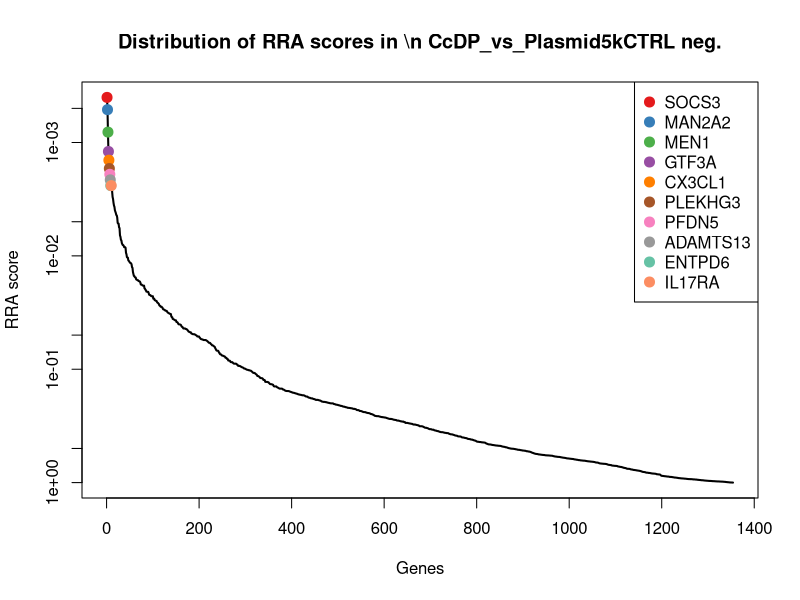
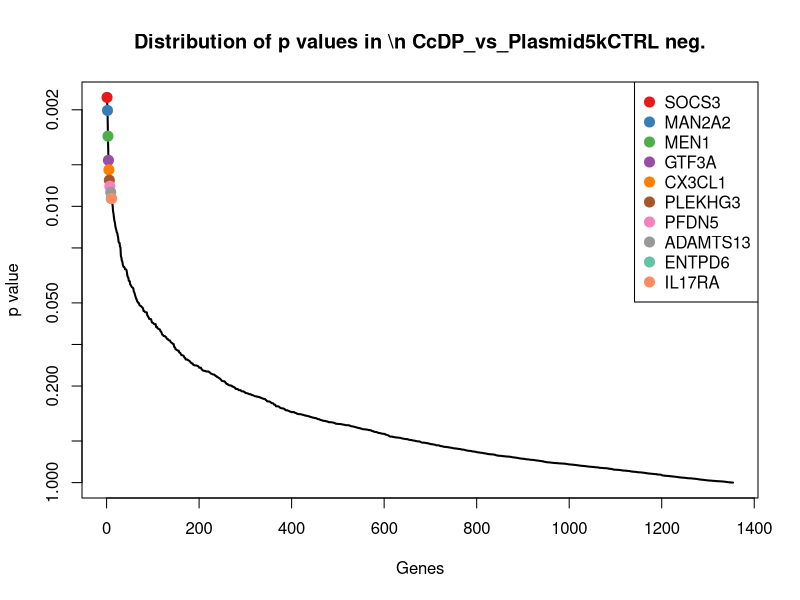
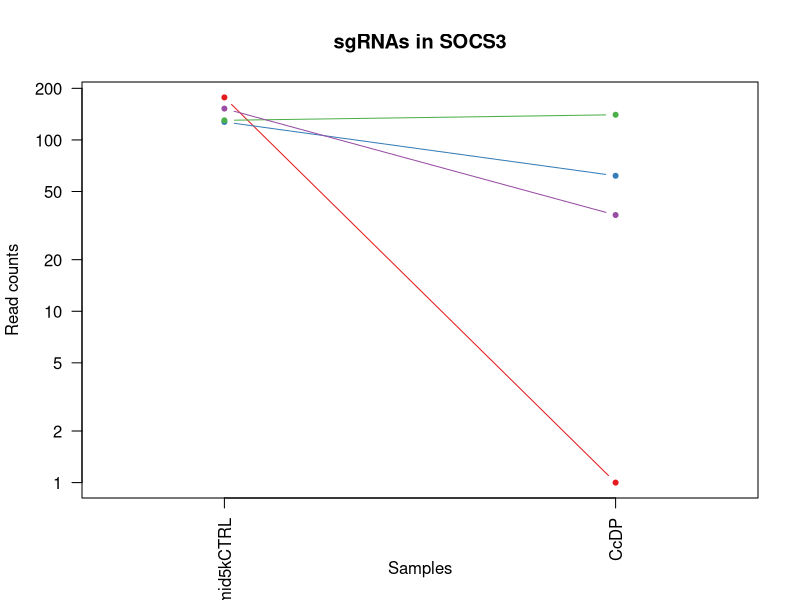
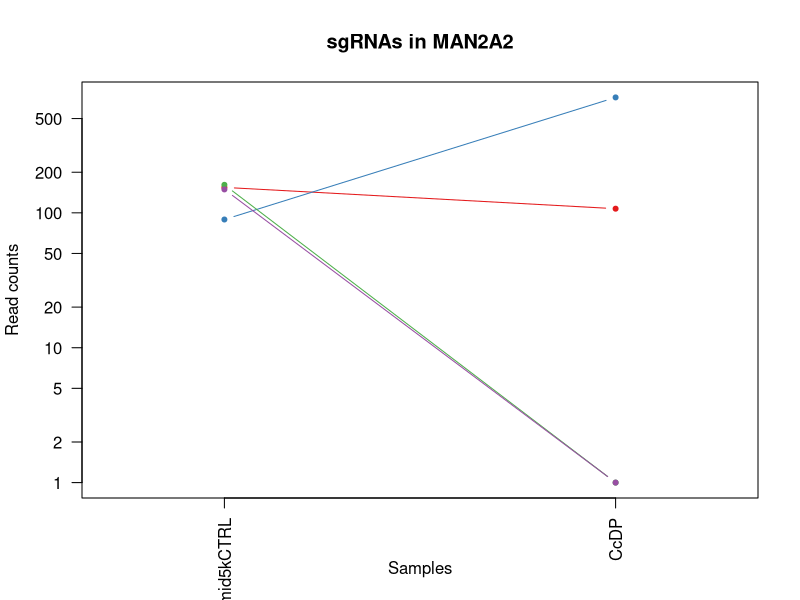
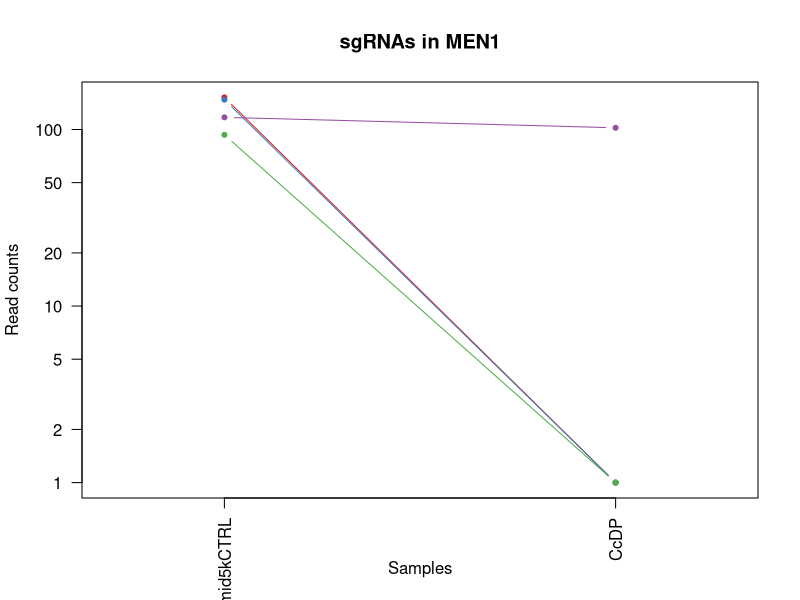
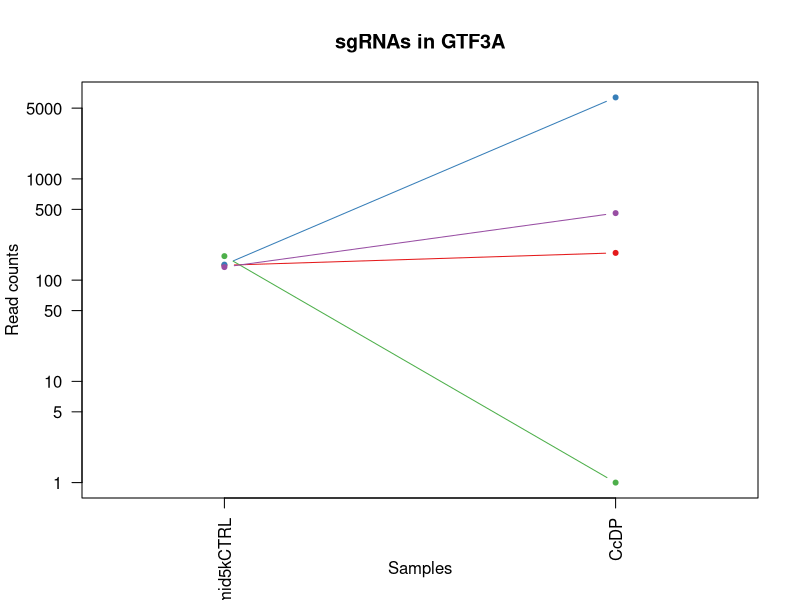
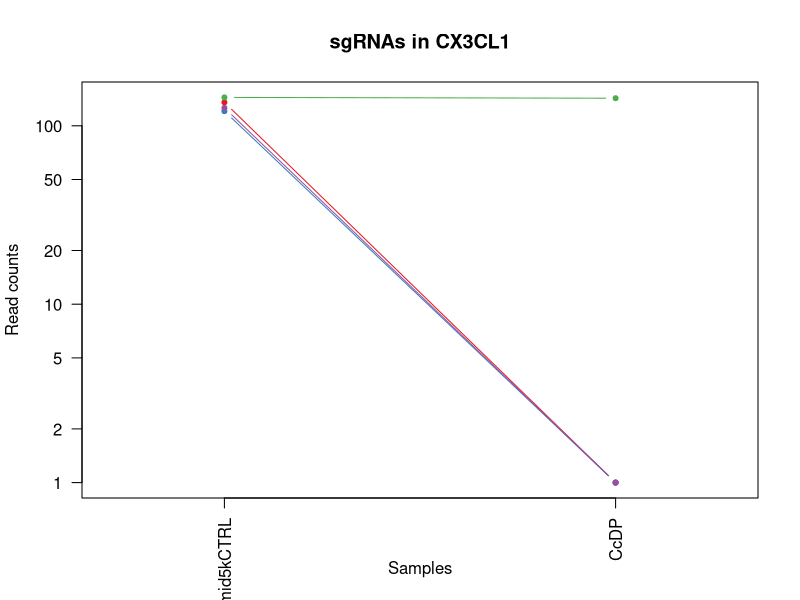
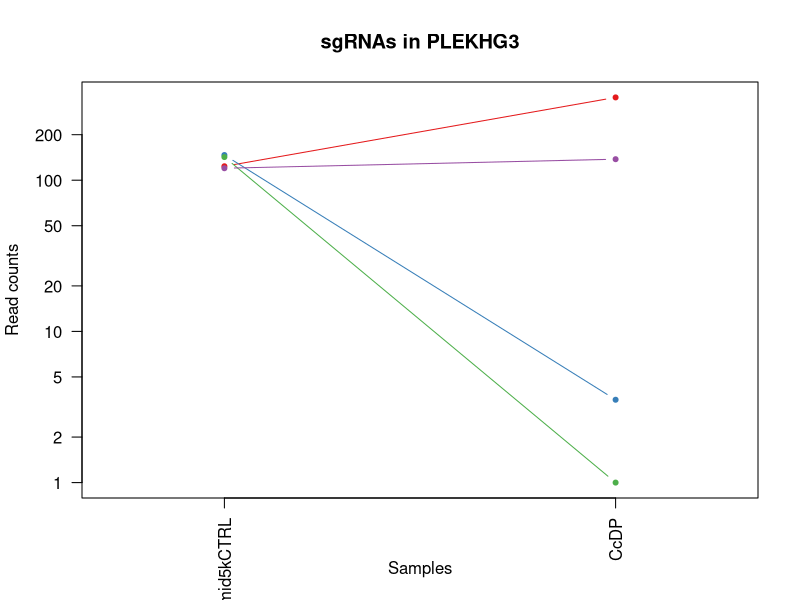

Source code (R) for these figures, in order: (Note: this script raises an error after producing the figures.)
pdf(file='Comparison_CcDP_to_5k_plasmid_output.pdf',width=4.5,height=4.5);
gstable=read.table('Comparison_CcDP_to_5k_plasmid_output.gene_summary.txt',header=T)
# 
#
# parameters
# Do not modify the variables beginning with "__"

# gstablename='__GENE_SUMMARY_FILE__'
startindex=3
# outputfile='__OUTPUT_FILE__'
targetgenelist=c("SOCS3","MAN2A2","MEN1","GTF3A","CX3CL1","PLEKHG3","PFDN5","ADAMTS13","ENTPD6","IL17RA")
# samplelabel=sub('.\\w+.\\w+$','',colnames(gstable)[startindex]);
samplelabel='CcDP_vs_Plasmid5kCTRL neg.'


# You need to write some codes in front of this code:
# gstable=read.table(gstablename,header=T)
# pdf(file=outputfile,width=6,height=6)


# set up color using RColorBrewer
#library(RColorBrewer)
#colors <- brewer.pal(length(targetgenelist), "Set1")

colors=c( "#E41A1C", "#377EB8", "#4DAF4A", "#984EA3", "#FF7F00",  "#A65628", "#F781BF",
          "#999999", "#66C2A5", "#FC8D62", "#8DA0CB", "#E78AC3", "#A6D854", "#FFD92F", "#E5C494", "#B3B3B3", 
          "#8DD3C7", "#FFFFB3", "#BEBADA", "#FB8072", "#80B1D3", "#FDB462", "#B3DE69", "#FCCDE5",
          "#D9D9D9", "#BC80BD", "#CCEBC5", "#FFED6F")

######
# function definition

plotrankedvalues<-function(val, tglist, ...){
  
  plot(val,log='y',ylim=c(max(val),min(val)),type='l',lwd=2, ...)
  if(length(tglist)>0){
    for(i in 1:length(tglist)){
      targetgene=tglist[i];
      tx=which(names(val)==targetgene);ty=val[targetgene];
      points(tx,ty,col=colors[(i %% length(colors)) ],cex=2,pch=20)
      # text(tx+50,ty,targetgene,col=colors[i])
    }
    legend('topright',tglist,pch=20,pt.cex = 2,cex=1,col=colors)
  }
}



plotrandvalues<-function(val,targetgenelist, ...){
  # choose the one with the best distance distribution
  
  mindiffvalue=0;
  randval=val;
  for(i in 1:20){
    randval0=sample(val)
    vindex=sort(which(names(randval0) %in% targetgenelist))
    if(max(vindex)>0.9*length(val)){
      # print('pass...')
      next;
    }
    mindiffind=min(diff(vindex));
    if (mindiffind > mindiffvalue){
      mindiffvalue=mindiffind;
      randval=randval0;
      # print(paste('Diff: ',mindiffvalue))
    }
  }
  plot(randval,log='y',ylim=c(max(randval),min(randval)),pch=20,col='grey', ...)
  
  if(length(targetgenelist)>0){
    for(i in 1:length(targetgenelist)){
      targetgene=targetgenelist[i];
      tx=which(names(randval)==targetgene);ty=randval[targetgene];
      points(tx,ty,col=colors[(i %% length(colors)) ],cex=2,pch=20)
      text(tx+50,ty,targetgene,col=colors[i])
    }
  }
  
}




# set.seed(1235)



pvec=gstable[,startindex]
names(pvec)=gstable[,'id']
pvec=sort(pvec);

plotrankedvalues(pvec,targetgenelist,xlab='Genes',ylab='RRA score',main=paste('Distribution of RRA scores in \\n',samplelabel))

# plotrandvalues(pvec,targetgenelist,xlab='Genes',ylab='RRA score',main=paste('Distribution of RRA scores in \\n',samplelabel))


pvec=gstable[,startindex+1]
names(pvec)=gstable[,'id']
pvec=sort(pvec);

plotrankedvalues(pvec,targetgenelist,xlab='Genes',ylab='p value',main=paste('Distribution of p values in \\n',samplelabel))

# plotrandvalues(pvec,targetgenelist,xlab='Genes',ylab='p value',main=paste('Distribution of p values in \\n',samplelabel))



# you need to write after this code:
# dev.off()






# parameters
# Do not modify the variables beginning with "__"
targetmat=list(c(176.06521168924982,0.0),c(126.2812552805654,60.757179847710916),c(129.11448857211656,139.23520381767085),c(151.37560729144698,35.44168824449804))
targetgene="SOCS3"
collabel=c("Plasmid5kCTRL","CcDP")

# set up color using RColorBrewer
#library(RColorBrewer)
#colors <- brewer.pal(length(targetgenelist), "Set1")

colors=c( "#E41A1C", "#377EB8", "#4DAF4A", "#984EA3", "#FF7F00",  "#A65628", "#F781BF",
          "#999999", "#66C2A5", "#FC8D62", "#8DA0CB", "#E78AC3", "#A6D854", "#FFD92F", "#E5C494", "#B3B3B3", 
          "#8DD3C7", "#FFFFB3", "#BEBADA", "#FB8072", "#80B1D3", "#FDB462", "#B3DE69", "#FCCDE5",
          "#D9D9D9", "#BC80BD", "#CCEBC5", "#FFED6F")


## code

targetmatvec=unlist(targetmat)+1
yrange=range(targetmatvec[targetmatvec>0]);
# yrange[1]=1; # set the minimum value to 1
for(i in 1:length(targetmat)){
  vali=targetmat[[i]]+1;
  if(i==1){
    plot(1:length(vali),vali,type='b',las=1,pch=20,main=paste('sgRNAs in',targetgene),ylab='Read counts',xlab='Samples',xlim=c(0.7,length(vali)+0.3),ylim = yrange,col=colors[(i %% length(colors))],xaxt='n',log='y')
    axis(1,at=1:length(vali),labels=(collabel),las=2)
    # lines(0:100,rep(1,101),col='black');
  }else{
    lines(1:length(vali),vali,type='b',pch=20,col=colors[(i %% length(colors))])
  }
}




# parameters
# Do not modify the variables beginning with "__"
targetmat=list(c(153.39934535684066,106.3250647334941),c(88.23497965116428,716.4284123709245),c(160.28005477917915,0.0),c(148.1376263868171,0.0))
targetgene="MAN2A2"
collabel=c("Plasmid5kCTRL","CcDP")

# set up color using RColorBrewer
#library(RColorBrewer)
#colors <- brewer.pal(length(targetgenelist), "Set1")

colors=c( "#E41A1C", "#377EB8", "#4DAF4A", "#984EA3", "#FF7F00",  "#A65628", "#F781BF",
          "#999999", "#66C2A5", "#FC8D62", "#8DA0CB", "#E78AC3", "#A6D854", "#FFD92F", "#E5C494", "#B3B3B3", 
          "#8DD3C7", "#FFFFB3", "#BEBADA", "#FB8072", "#80B1D3", "#FDB462", "#B3DE69", "#FCCDE5",
          "#D9D9D9", "#BC80BD", "#CCEBC5", "#FFED6F")


## code

targetmatvec=unlist(targetmat)+1
yrange=range(targetmatvec[targetmatvec>0]);
# yrange[1]=1; # set the minimum value to 1
for(i in 1:length(targetmat)){
  vali=targetmat[[i]]+1;
  if(i==1){
    plot(1:length(vali),vali,type='b',las=1,pch=20,main=paste('sgRNAs in',targetgene),ylab='Read counts',xlab='Samples',xlim=c(0.7,length(vali)+0.3),ylim = yrange,col=colors[(i %% length(colors))],xaxt='n',log='y')
    axis(1,at=1:length(vali),labels=(collabel),las=2)
    # lines(0:100,rep(1,101),col='black');
  }else{
    lines(1:length(vali),vali,type='b',pch=20,col=colors[(i %% length(colors))])
  }
}




# parameters
# Do not modify the variables beginning with "__"
targetmat=list(c(150.97085967836824,0.0),c(146.51863593450216,0.0),c(92.28245578195164,0.0),c(116.16256495359701,101.26196641285154))
targetgene="MEN1"
collabel=c("Plasmid5kCTRL","CcDP")

# set up color using RColorBrewer
#library(RColorBrewer)
#colors <- brewer.pal(length(targetgenelist), "Set1")

colors=c( "#E41A1C", "#377EB8", "#4DAF4A", "#984EA3", "#FF7F00",  "#A65628", "#F781BF",
          "#999999", "#66C2A5", "#FC8D62", "#8DA0CB", "#E78AC3", "#A6D854", "#FFD92F", "#E5C494", "#B3B3B3", 
          "#8DD3C7", "#FFFFB3", "#BEBADA", "#FB8072", "#80B1D3", "#FDB462", "#B3DE69", "#FCCDE5",
          "#D9D9D9", "#BC80BD", "#CCEBC5", "#FFED6F")


## code

targetmatvec=unlist(targetmat)+1
yrange=range(targetmatvec[targetmatvec>0]);
# yrange[1]=1; # set the minimum value to 1
for(i in 1:length(targetmat)){
  vali=targetmat[[i]]+1;
  if(i==1){
    plot(1:length(vali),vali,type='b',las=1,pch=20,main=paste('sgRNAs in',targetgene),ylab='Read counts',xlab='Samples',xlim=c(0.7,length(vali)+0.3),ylim = yrange,col=colors[(i %% length(colors))],xaxt='n',log='y')
    axis(1,at=1:length(vali),labels=(collabel),las=2)
    # lines(0:100,rep(1,101),col='black');
  }else{
    lines(1:length(vali),vali,type='b',pch=20,col=colors[(i %% length(colors))])
  }
}




# parameters
# Do not modify the variables beginning with "__"
targetmat=list(c(139.23317889908492,184.80308870345405),c(141.2569169644786,6382.035433169968),c(171.61298794538374,0.0),c(133.56671231598264,458.21039801815317))
targetgene="GTF3A"
collabel=c("Plasmid5kCTRL","CcDP")

# set up color using RColorBrewer
#library(RColorBrewer)
#colors <- brewer.pal(length(targetgenelist), "Set1")

colors=c( "#E41A1C", "#377EB8", "#4DAF4A", "#984EA3", "#FF7F00",  "#A65628", "#F781BF",
          "#999999", "#66C2A5", "#FC8D62", "#8DA0CB", "#E78AC3", "#A6D854", "#FFD92F", "#E5C494", "#B3B3B3", 
          "#8DD3C7", "#FFFFB3", "#BEBADA", "#FB8072", "#80B1D3", "#FDB462", "#B3DE69", "#FCCDE5",
          "#D9D9D9", "#BC80BD", "#CCEBC5", "#FFED6F")


## code

targetmatvec=unlist(targetmat)+1
yrange=range(targetmatvec[targetmatvec>0]);
# yrange[1]=1; # set the minimum value to 1
for(i in 1:length(targetmat)){
  vali=targetmat[[i]]+1;
  if(i==1){
    plot(1:length(vali),vali,type='b',las=1,pch=20,main=paste('sgRNAs in',targetgene),ylab='Read counts',xlab='Samples',xlim=c(0.7,length(vali)+0.3),ylim = yrange,col=colors[(i %% length(colors))],xaxt='n',log='y')
    axis(1,at=1:length(vali),labels=(collabel),las=2)
    # lines(0:100,rep(1,101),col='black');
  }else{
    lines(1:length(vali),vali,type='b',pch=20,col=colors[(i %% length(colors))])
  }
}




# parameters
# Do not modify the variables beginning with "__"
targetmat=list(c(134.3762075421401,0.0),c(119.80529347130563,0.0),c(143.28065502987226,141.76675297799216),c(125.0670124413292,0.0))
targetgene="CX3CL1"
collabel=c("Plasmid5kCTRL","CcDP")

# set up color using RColorBrewer
#library(RColorBrewer)
#colors <- brewer.pal(length(targetgenelist), "Set1")

colors=c( "#E41A1C", "#377EB8", "#4DAF4A", "#984EA3", "#FF7F00",  "#A65628", "#F781BF",
          "#999999", "#66C2A5", "#FC8D62", "#8DA0CB", "#E78AC3", "#A6D854", "#FFD92F", "#E5C494", "#B3B3B3", 
          "#8DD3C7", "#FFFFB3", "#BEBADA", "#FB8072", "#80B1D3", "#FDB462", "#B3DE69", "#FCCDE5",
          "#D9D9D9", "#BC80BD", "#CCEBC5", "#FFED6F")


## code

targetmatvec=unlist(targetmat)+1
yrange=range(targetmatvec[targetmatvec>0]);
# yrange[1]=1; # set the minimum value to 1
for(i in 1:length(targetmat)){
  vali=targetmat[[i]]+1;
  if(i==1){
    plot(1:length(vali),vali,type='b',las=1,pch=20,main=paste('sgRNAs in',targetgene),ylab='Read counts',xlab='Samples',xlim=c(0.7,length(vali)+0.3),ylim = yrange,col=colors[(i %% length(colors))],xaxt='n',log='y')
    axis(1,at=1:length(vali),labels=(collabel),las=2)
    # lines(0:100,rep(1,101),col='black');
  }else{
    lines(1:length(vali),vali,type='b',pch=20,col=colors[(i %% length(colors))])
  }
}




# parameters
# Do not modify the variables beginning with "__"
targetmat=list(c(122.63852676285678,351.88533328465905),c(145.70914070834468,2.5315491603212883),c(141.2569169644786,0.0),c(118.99579824514817,136.70365465734957))
targetgene="PLEKHG3"
collabel=c("Plasmid5kCTRL","CcDP")

# set up color using RColorBrewer
#library(RColorBrewer)
#colors <- brewer.pal(length(targetgenelist), "Set1")

colors=c( "#E41A1C", "#377EB8", "#4DAF4A", "#984EA3", "#FF7F00",  "#A65628", "#F781BF",
          "#999999", "#66C2A5", "#FC8D62", "#8DA0CB", "#E78AC3", "#A6D854", "#FFD92F", "#E5C494", "#B3B3B3", 
          "#8DD3C7", "#FFFFB3", "#BEBADA", "#FB8072", "#80B1D3", "#FDB462", "#B3DE69", "#FCCDE5",
          "#D9D9D9", "#BC80BD", "#CCEBC5", "#FFED6F")


## code

targetmatvec=unlist(targetmat)+1
yrange=range(targetmatvec[targetmatvec>0]);
# yrange[1]=1; # set the minimum value to 1
for(i in 1:length(targetmat)){
  vali=targetmat[[i]]+1;
  if(i==1){
    plot(1:length(vali),vali,type='b',las=1,pch=20,main=paste('sgRNAs in',targetgene),ylab='Read counts',xlab='Samples',xlim=c(0.7,length(vali)+0.3),ylim = yrange,col=colors[(i %% length(colors))],xaxt='n',log='y')
    axis(1,at=1:length(vali),labels=(collabel),las=2)
    # lines(0:100,rep(1,101),col='black');
  }else{
    lines(1:length(vali),vali,type='b',pch=20,col=colors[(i %% length(colors))])
  }
}




# parameters
# Do not modify the variables beginning with "__"
targetmat=list(c(130.32873141135275,25.315491603212884),c(117.37680779283322,0.0),c(137.61418844677,0.0),c(128.70974095903782,0.0))
targetgene="PFDN5"
collabel=c("Plasmid5kCTRL","CcDP")

# set up color using RColorBrewer
#library(RColorBrewer)
#colors <- brewer.pal(length(targetgenelist), "Set1")

colors=c( "#E41A1C", "#377EB8", "#4DAF4A", "#984EA3", "#FF7F00",  "#A65628", "#F781BF",
          "#999999", "#66C2A5", "#FC8D62", "#8DA0CB", "#E78AC3", "#A6D854", "#FFD92F", "#E5C494", "#B3B3B3", 
          "#8DD3C7", "#FFFFB3", "#BEBADA", "#FB8072", "#80B1D3", "#FDB462", "#B3DE69", "#FCCDE5",
          "#D9D9D9", "#BC80BD", "#CCEBC5", "#FFED6F")


## code

targetmatvec=unlist(targetmat)+1
yrange=range(targetmatvec[targetmatvec>0]);
# yrange[1]=1; # set the minimum value to 1
for(i in 1:length(targetmat)){
  vali=targetmat[[i]]+1;
  if(i==1){
    plot(1:length(vali),vali,type='b',las=1,pch=20,main=paste('sgRNAs in',targetgene),ylab='Read counts',xlab='Samples',xlim=c(0.7,length(vali)+0.3),ylim = yrange,col=colors[(i %% length(colors))],xaxt='n',log='y')
    axis(1,at=1:length(vali),labels=(collabel),las=2)
    # lines(0:100,rep(1,101),col='black');
  }else{
    lines(1:length(vali),vali,type='b',pch=20,col=colors[(i %% length(colors))])
  }
}




# parameters
# Do not modify the variables beginning with "__"
targetmat=list(c(70.0213370626212,0.0),c(139.63792651216366,0.0),c(97.13942713889647,50.63098320642577),c(154.61358819607688,2.5315491603212883))
targetgene="ADAMTS13"
collabel=c("Plasmid5kCTRL","CcDP")

# set up color using RColorBrewer
#library(RColorBrewer)
#colors <- brewer.pal(length(targetgenelist), "Set1")

colors=c( "#E41A1C", "#377EB8", "#4DAF4A", "#984EA3", "#FF7F00",  "#A65628", "#F781BF",
          "#999999", "#66C2A5", "#FC8D62", "#8DA0CB", "#E78AC3", "#A6D854", "#FFD92F", "#E5C494", "#B3B3B3", 
          "#8DD3C7", "#FFFFB3", "#BEBADA", "#FB8072", "#80B1D3", "#FDB462", "#B3DE69", "#FCCDE5",
          "#D9D9D9", "#BC80BD", "#CCEBC5", "#FFED6F")


## code

targetmatvec=unlist(targetmat)+1
yrange=range(targetmatvec[targetmatvec>0]);
# yrange[1]=1; # set the minimum value to 1
for(i in 1:length(targetmat)){
  vali=targetmat[[i]]+1;
  if(i==1){
    plot(1:length(vali),vali,type='b',las=1,pch=20,main=paste('sgRNAs in',targetgene),ylab='Read counts',xlab='Samples',xlim=c(0.7,length(vali)+0.3),ylim = yrange,col=colors[(i %% length(colors))],xaxt='n',log='y')
    axis(1,at=1:length(vali),labels=(collabel),las=2)
    # lines(0:100,rep(1,101),col='black');
  }else{
    lines(1:length(vali),vali,type='b',pch=20,col=colors[(i %% length(colors))])
  }
}




# parameters
# Do not modify the variables beginning with "__"
targetmat=list(c(119.40054585822689,22.783942442891593),c(125.0670124413292,108.85661389381539),c(168.7797546538326,0.0),c(116.16256495359701,324.0382925211249))
targetgene="ENTPD6"
collabel=c("Plasmid5kCTRL","CcDP")

# set up color using RColorBrewer
#library(RColorBrewer)
#colors <- brewer.pal(length(targetgenelist), "Set1")

colors=c( "#E41A1C", "#377EB8", "#4DAF4A", "#984EA3", "#FF7F00",  "#A65628", "#F781BF",
          "#999999", "#66C2A5", "#FC8D62", "#8DA0CB", "#E78AC3", "#A6D854", "#FFD92F", "#E5C494", "#B3B3B3", 
          "#8DD3C7", "#FFFFB3", "#BEBADA", "#FB8072", "#80B1D3", "#FDB462", "#B3DE69", "#FCCDE5",
          "#D9D9D9", "#BC80BD", "#CCEBC5", "#FFED6F")


## code

targetmatvec=unlist(targetmat)+1
yrange=range(targetmatvec[targetmatvec>0]);
# yrange[1]=1; # set the minimum value to 1
for(i in 1:length(targetmat)){
  vali=targetmat[[i]]+1;
  if(i==1){
    plot(1:length(vali),vali,type='b',las=1,pch=20,main=paste('sgRNAs in',targetgene),ylab='Read counts',xlab='Samples',xlim=c(0.7,length(vali)+0.3),ylim = yrange,col=colors[(i %% length(colors))],xaxt='n',log='y')
    axis(1,at=1:length(vali),labels=(collabel),las=2)
    # lines(0:100,rep(1,101),col='black');
  }else{
    lines(1:length(vali),vali,type='b',pch=20,col=colors[(i %% length(colors))])
  }
}




# parameters
# Do not modify the variables beginning with "__"
targetmat=list(c(140.85216935139988,308.8489975591972),c(121.01953631054184,260.7495635130927),c(168.7797546538326,2.5315491603212883),c(115.75781734051829,15.189294961927729))
targetgene="IL17RA"
collabel=c("Plasmid5kCTRL","CcDP")

# set up color using RColorBrewer
#library(RColorBrewer)
#colors <- brewer.pal(length(targetgenelist), "Set1")

colors=c( "#E41A1C", "#377EB8", "#4DAF4A", "#984EA3", "#FF7F00",  "#A65628", "#F781BF",
          "#999999", "#66C2A5", "#FC8D62", "#8DA0CB", "#E78AC3", "#A6D854", "#FFD92F", "#E5C494", "#B3B3B3", 
          "#8DD3C7", "#FFFFB3", "#BEBADA", "#FB8072", "#80B1D3", "#FDB462", "#B3DE69", "#FCCDE5",
          "#D9D9D9", "#BC80BD", "#CCEBC5", "#FFED6F")


## code

targetmatvec=unlist(targetmat)+1
yrange=range(targetmatvec[targetmatvec>0]);
# yrange[1]=1; # set the minimum value to 1
for(i in 1:length(targetmat)){
  vali=targetmat[[i]]+1;
  if(i==1){
    plot(1:length(vali),vali,type='b',las=1,pch=20,main=paste('sgRNAs in',targetgene),ylab='Read counts',xlab='Samples',xlim=c(0.7,length(vali)+0.3),ylim = yrange,col=colors[(i %% length(colors))],xaxt='n',log='y')
    axis(1,at=1:length(vali),labels=(collabel),las=2)
    # lines(0:100,rep(1,101),col='black');
  }else{
    lines(1:length(vali),vali,type='b',pch=20,col=colors[(i %% length(colors))])
  }
}



# 
#
# parameters
# Do not modify the variables beginning with "__"

# gstablename='__GENE_SUMMARY_FILE__'
startindex=9
# outputfile='__OUTPUT_FILE__'
targetgenelist=c("BTRC","GXYLT1","UBC","CD3D","UMODL1","XCL1","NUP210","NT_41","STIMATE","ACKR4")
# samplelabel=sub('.\\w+.\\w+$','',colnames(gstable)[startindex]);
samplelabel='CcDP_vs_Plasmid5kCTRL pos.'


# You need to write some codes in front of this code:
# gstable=read.table(gstablename,header=T)
# pdf(file=outputfile,width=6,height=6)


# set up color using RColorBrewer
#library(RColorBrewer)
#colors <- brewer.pal(length(targetgenelist), "Set1")

colors=c( "#E41A1C", "#377EB8", "#4DAF4A", "#984EA3", "#FF7F00",  "#A65628", "#F781BF",
          "#999999", "#66C2A5", "#FC8D62", "#8DA0CB", "#E78AC3", "#A6D854", "#FFD92F", "#E5C494", "#B3B3B3", 
          "#8DD3C7", "#FFFFB3", "#BEBADA", "#FB8072", "#80B1D3", "#FDB462", "#B3DE69", "#FCCDE5",
          "#D9D9D9", "#BC80BD", "#CCEBC5", "#FFED6F")

######
# function definition

plotrankedvalues<-function(val, tglist, ...){
  
  plot(val,log='y',ylim=c(max(val),min(val)),type='l',lwd=2, ...)
  if(length(tglist)>0){
    for(i in 1:length(tglist)){
      targetgene=tglist[i];
      tx=which(names(val)==targetgene);ty=val[targetgene];
      points(tx,ty,col=colors[(i %% length(colors)) ],cex=2,pch=20)
      # text(tx+50,ty,targetgene,col=colors[i])
    }
    legend('topright',tglist,pch=20,pt.cex = 2,cex=1,col=colors)
  }
}



plotrandvalues<-function(val,targetgenelist, ...){
  # choose the one with the best distance distribution
  
  mindiffvalue=0;
  randval=val;
  for(i in 1:20){
    randval0=sample(val)
    vindex=sort(which(names(randval0) %in% targetgenelist))
    if(max(vindex)>0.9*length(val)){
      # print('pass...')
      next;
    }
    mindiffind=min(diff(vindex));
    if (mindiffind > mindiffvalue){
      mindiffvalue=mindiffind;
      randval=randval0;
      # print(paste('Diff: ',mindiffvalue))
    }
  }
  plot(randval,log='y',ylim=c(max(randval),min(randval)),pch=20,col='grey', ...)
  
  if(length(targetgenelist)>0){
    for(i in 1:length(targetgenelist)){
      targetgene=targetgenelist[i];
      tx=which(names(randval)==targetgene);ty=randval[targetgene];
      points(tx,ty,col=colors[(i %% length(colors)) ],cex=2,pch=20)
      text(tx+50,ty,targetgene,col=colors[i])
    }
  }
  
}




# set.seed(1235)



pvec=gstable[,startindex]
names(pvec)=gstable[,'id']
pvec=sort(pvec);

plotrankedvalues(pvec,targetgenelist,xlab='Genes',ylab='RRA score',main=paste('Distribution of RRA scores in \\n',samplelabel))

# plotrandvalues(pvec,targetgenelist,xlab='Genes',ylab='RRA score',main=paste('Distribution of RRA scores in \\n',samplelabel))


pvec=gstable[,startindex+1]
names(pvec)=gstable[,'id']
pvec=sort(pvec);

plotrankedvalues(pvec,targetgenelist,xlab='Genes',ylab='p value',main=paste('Distribution of p values in \\n',samplelabel))

# plotrandvalues(pvec,targetgenelist,xlab='Genes',ylab='p value',main=paste('Distribution of p values in \\n',samplelabel))



# you need to write after this code:
# dev.off()






# parameters
# Do not modify the variables beginning with "__"
targetmat=list(c(125.0670124413292,6207.358541107799),c(144.49489786910848,4159.335270407877),c(133.97145992906135,2754.325486429562),c(114.9483221143608,2794.830272994702))
targetgene="BTRC"
collabel=c("Plasmid5kCTRL","CcDP")

# set up color using RColorBrewer
#library(RColorBrewer)
#colors <- brewer.pal(length(targetgenelist), "Set1")

colors=c( "#E41A1C", "#377EB8", "#4DAF4A", "#984EA3", "#FF7F00",  "#A65628", "#F781BF",
          "#999999", "#66C2A5", "#FC8D62", "#8DA0CB", "#E78AC3", "#A6D854", "#FFD92F", "#E5C494", "#B3B3B3", 
          "#8DD3C7", "#FFFFB3", "#BEBADA", "#FB8072", "#80B1D3", "#FDB462", "#B3DE69", "#FCCDE5",
          "#D9D9D9", "#BC80BD", "#CCEBC5", "#FFED6F")


## code

targetmatvec=unlist(targetmat)+1
yrange=range(targetmatvec[targetmatvec>0]);
# yrange[1]=1; # set the minimum value to 1
for(i in 1:length(targetmat)){
  vali=targetmat[[i]]+1;
  if(i==1){
    plot(1:length(vali),vali,type='b',las=1,pch=20,main=paste('sgRNAs in',targetgene),ylab='Read counts',xlab='Samples',xlim=c(0.7,length(vali)+0.3),ylim = yrange,col=colors[(i %% length(colors))],xaxt='n',log='y')
    axis(1,at=1:length(vali),labels=(collabel),las=2)
    # lines(0:100,rep(1,101),col='black');
  }else{
    lines(1:length(vali),vali,type='b',pch=20,col=colors[(i %% length(colors))])
  }
}




# parameters
# Do not modify the variables beginning with "__"
targetmat=list(c(162.70854045765157,78.47802396995993),c(159.8753071661004,25.315491603212884),c(108.87710791817977,5961.7982725566335),c(127.09075050672287,45276.75673234624))
targetgene="GXYLT1"
collabel=c("Plasmid5kCTRL","CcDP")

# set up color using RColorBrewer
#library(RColorBrewer)
#colors <- brewer.pal(length(targetgenelist), "Set1")

colors=c( "#E41A1C", "#377EB8", "#4DAF4A", "#984EA3", "#FF7F00",  "#A65628", "#F781BF",
          "#999999", "#66C2A5", "#FC8D62", "#8DA0CB", "#E78AC3", "#A6D854", "#FFD92F", "#E5C494", "#B3B3B3", 
          "#8DD3C7", "#FFFFB3", "#BEBADA", "#FB8072", "#80B1D3", "#FDB462", "#B3DE69", "#FCCDE5",
          "#D9D9D9", "#BC80BD", "#CCEBC5", "#FFED6F")


## code

targetmatvec=unlist(targetmat)+1
yrange=range(targetmatvec[targetmatvec>0]);
# yrange[1]=1; # set the minimum value to 1
for(i in 1:length(targetmat)){
  vali=targetmat[[i]]+1;
  if(i==1){
    plot(1:length(vali),vali,type='b',las=1,pch=20,main=paste('sgRNAs in',targetgene),ylab='Read counts',xlab='Samples',xlim=c(0.7,length(vali)+0.3),ylim = yrange,col=colors[(i %% length(colors))],xaxt='n',log='y')
    axis(1,at=1:length(vali),labels=(collabel),las=2)
    # lines(0:100,rep(1,101),col='black');
  }else{
    lines(1:length(vali),vali,type='b',pch=20,col=colors[(i %% length(colors))])
  }
}




# parameters
# Do not modify the variables beginning with "__"
targetmat=list(c(122.23377914977804,3126.463212996791),c(131.13822663751023,2670.784364138959),c(127.4954981198016,1587.2813235214478),c(114.54357450128208,2308.772834213015))
targetgene="UBC"
collabel=c("Plasmid5kCTRL","CcDP")

# set up color using RColorBrewer
#library(RColorBrewer)
#colors <- brewer.pal(length(targetgenelist), "Set1")

colors=c( "#E41A1C", "#377EB8", "#4DAF4A", "#984EA3", "#FF7F00",  "#A65628", "#F781BF",
          "#999999", "#66C2A5", "#FC8D62", "#8DA0CB", "#E78AC3", "#A6D854", "#FFD92F", "#E5C494", "#B3B3B3", 
          "#8DD3C7", "#FFFFB3", "#BEBADA", "#FB8072", "#80B1D3", "#FDB462", "#B3DE69", "#FCCDE5",
          "#D9D9D9", "#BC80BD", "#CCEBC5", "#FFED6F")


## code

targetmatvec=unlist(targetmat)+1
yrange=range(targetmatvec[targetmatvec>0]);
# yrange[1]=1; # set the minimum value to 1
for(i in 1:length(targetmat)){
  vali=targetmat[[i]]+1;
  if(i==1){
    plot(1:length(vali),vali,type='b',las=1,pch=20,main=paste('sgRNAs in',targetgene),ylab='Read counts',xlab='Samples',xlim=c(0.7,length(vali)+0.3),ylim = yrange,col=colors[(i %% length(colors))],xaxt='n',log='y')
    axis(1,at=1:length(vali),labels=(collabel),las=2)
    # lines(0:100,rep(1,101),col='black');
  }else{
    lines(1:length(vali),vali,type='b',pch=20,col=colors[(i %% length(colors))])
  }
}




# parameters
# Do not modify the variables beginning with "__"
targetmat=list(c(152.99459774376191,2531.549160321288),c(110.90084598357346,73.41492564931735),c(152.58985013068317,12953.937053364032),c(127.90024573288034,5366.884219881131),c(104.02013656123496,3784.665994680326))
targetgene="CD3D"
collabel=c("Plasmid5kCTRL","CcDP")

# set up color using RColorBrewer
#library(RColorBrewer)
#colors <- brewer.pal(length(targetgenelist), "Set1")

colors=c( "#E41A1C", "#377EB8", "#4DAF4A", "#984EA3", "#FF7F00",  "#A65628", "#F781BF",
          "#999999", "#66C2A5", "#FC8D62", "#8DA0CB", "#E78AC3", "#A6D854", "#FFD92F", "#E5C494", "#B3B3B3", 
          "#8DD3C7", "#FFFFB3", "#BEBADA", "#FB8072", "#80B1D3", "#FDB462", "#B3DE69", "#FCCDE5",
          "#D9D9D9", "#BC80BD", "#CCEBC5", "#FFED6F")


## code

targetmatvec=unlist(targetmat)+1
yrange=range(targetmatvec[targetmatvec>0]);
# yrange[1]=1; # set the minimum value to 1
for(i in 1:length(targetmat)){
  vali=targetmat[[i]]+1;
  if(i==1){
    plot(1:length(vali),vali,type='b',las=1,pch=20,main=paste('sgRNAs in',targetgene),ylab='Read counts',xlab='Samples',xlim=c(0.7,length(vali)+0.3),ylim = yrange,col=colors[(i %% length(colors))],xaxt='n',log='y')
    axis(1,at=1:length(vali),labels=(collabel),las=2)
    # lines(0:100,rep(1,101),col='black');
  }else{
    lines(1:length(vali),vali,type='b',pch=20,col=colors[(i %% length(colors))])
  }
}




# parameters
# Do not modify the variables beginning with "__"
targetmat=list(c(155.0183358091556,47248.83352823652),c(168.7797546538326,316.443645040161),c(118.18630301899069,7.594647480963864),c(109.68660314433725,1134.1340238239372))
targetgene="UMODL1"
collabel=c("Plasmid5kCTRL","CcDP")

# set up color using RColorBrewer
#library(RColorBrewer)
#colors <- brewer.pal(length(targetgenelist), "Set1")

colors=c( "#E41A1C", "#377EB8", "#4DAF4A", "#984EA3", "#FF7F00",  "#A65628", "#F781BF",
          "#999999", "#66C2A5", "#FC8D62", "#8DA0CB", "#E78AC3", "#A6D854", "#FFD92F", "#E5C494", "#B3B3B3", 
          "#8DD3C7", "#FFFFB3", "#BEBADA", "#FB8072", "#80B1D3", "#FDB462", "#B3DE69", "#FCCDE5",
          "#D9D9D9", "#BC80BD", "#CCEBC5", "#FFED6F")


## code

targetmatvec=unlist(targetmat)+1
yrange=range(targetmatvec[targetmatvec>0]);
# yrange[1]=1; # set the minimum value to 1
for(i in 1:length(targetmat)){
  vali=targetmat[[i]]+1;
  if(i==1){
    plot(1:length(vali),vali,type='b',las=1,pch=20,main=paste('sgRNAs in',targetgene),ylab='Read counts',xlab='Samples',xlim=c(0.7,length(vali)+0.3),ylim = yrange,col=colors[(i %% length(colors))],xaxt='n',log='y')
    axis(1,at=1:length(vali),labels=(collabel),las=2)
    # lines(0:100,rep(1,101),col='black');
  }else{
    lines(1:length(vali),vali,type='b',pch=20,col=colors[(i %% length(colors))])
  }
}




# parameters
# Do not modify the variables beginning with "__"
targetmat=list(c(169.18450226691132,10964.1394133515),c(92.28245578195164,724.0230598518884),c(121.42428392362058,14637.417244977689),c(118.18630301899069,2.5315491603212883))
targetgene="XCL1"
collabel=c("Plasmid5kCTRL","CcDP")

# set up color using RColorBrewer
#library(RColorBrewer)
#colors <- brewer.pal(length(targetgenelist), "Set1")

colors=c( "#E41A1C", "#377EB8", "#4DAF4A", "#984EA3", "#FF7F00",  "#A65628", "#F781BF",
          "#999999", "#66C2A5", "#FC8D62", "#8DA0CB", "#E78AC3", "#A6D854", "#FFD92F", "#E5C494", "#B3B3B3", 
          "#8DD3C7", "#FFFFB3", "#BEBADA", "#FB8072", "#80B1D3", "#FDB462", "#B3DE69", "#FCCDE5",
          "#D9D9D9", "#BC80BD", "#CCEBC5", "#FFED6F")


## code

targetmatvec=unlist(targetmat)+1
yrange=range(targetmatvec[targetmatvec>0]);
# yrange[1]=1; # set the minimum value to 1
for(i in 1:length(targetmat)){
  vali=targetmat[[i]]+1;
  if(i==1){
    plot(1:length(vali),vali,type='b',las=1,pch=20,main=paste('sgRNAs in',targetgene),ylab='Read counts',xlab='Samples',xlim=c(0.7,length(vali)+0.3),ylim = yrange,col=colors[(i %% length(colors))],xaxt='n',log='y')
    axis(1,at=1:length(vali),labels=(collabel),las=2)
    # lines(0:100,rep(1,101),col='black');
  }else{
    lines(1:length(vali),vali,type='b',pch=20,col=colors[(i %% length(colors))])
  }
}




# parameters
# Do not modify the variables beginning with "__"
targetmat=list(c(122.63852676285678,11999.543019922907),c(149.75661683913205,5.063098320642577),c(118.99579824514817,6999.733428288362),c(131.54297425058897,12.657745801606442))
targetgene="NUP210"
collabel=c("Plasmid5kCTRL","CcDP")

# set up color using RColorBrewer
#library(RColorBrewer)
#colors <- brewer.pal(length(targetgenelist), "Set1")

colors=c( "#E41A1C", "#377EB8", "#4DAF4A", "#984EA3", "#FF7F00",  "#A65628", "#F781BF",
          "#999999", "#66C2A5", "#FC8D62", "#8DA0CB", "#E78AC3", "#A6D854", "#FFD92F", "#E5C494", "#B3B3B3", 
          "#8DD3C7", "#FFFFB3", "#BEBADA", "#FB8072", "#80B1D3", "#FDB462", "#B3DE69", "#FCCDE5",
          "#D9D9D9", "#BC80BD", "#CCEBC5", "#FFED6F")


## code

targetmatvec=unlist(targetmat)+1
yrange=range(targetmatvec[targetmatvec>0]);
# yrange[1]=1; # set the minimum value to 1
for(i in 1:length(targetmat)){
  vali=targetmat[[i]]+1;
  if(i==1){
    plot(1:length(vali),vali,type='b',las=1,pch=20,main=paste('sgRNAs in',targetgene),ylab='Read counts',xlab='Samples',xlim=c(0.7,length(vali)+0.3),ylim = yrange,col=colors[(i %% length(colors))],xaxt='n',log='y')
    axis(1,at=1:length(vali),labels=(collabel),las=2)
    # lines(0:100,rep(1,101),col='black');
  }else{
    lines(1:length(vali),vali,type='b',pch=20,col=colors[(i %% length(colors))])
  }
}




# parameters
# Do not modify the variables beginning with "__"
targetmat=list(c(146.9233835475809,26897.70982841369))
targetgene="NT_41"
collabel=c("Plasmid5kCTRL","CcDP")

# set up color using RColorBrewer
#library(RColorBrewer)
#colors <- brewer.pal(length(targetgenelist), "Set1")

colors=c( "#E41A1C", "#377EB8", "#4DAF4A", "#984EA3", "#FF7F00",  "#A65628", "#F781BF",
          "#999999", "#66C2A5", "#FC8D62", "#8DA0CB", "#E78AC3", "#A6D854", "#FFD92F", "#E5C494", "#B3B3B3", 
          "#8DD3C7", "#FFFFB3", "#BEBADA", "#FB8072", "#80B1D3", "#FDB462", "#B3DE69", "#FCCDE5",
          "#D9D9D9", "#BC80BD", "#CCEBC5", "#FFED6F")


## code

targetmatvec=unlist(targetmat)+1
yrange=range(targetmatvec[targetmatvec>0]);
# yrange[1]=1; # set the minimum value to 1
for(i in 1:length(targetmat)){
  vali=targetmat[[i]]+1;
  if(i==1){
    plot(1:length(vali),vali,type='b',las=1,pch=20,main=paste('sgRNAs in',targetgene),ylab='Read counts',xlab='Samples',xlim=c(0.7,length(vali)+0.3),ylim = yrange,col=colors[(i %% length(colors))],xaxt='n',log='y')
    axis(1,at=1:length(vali),labels=(collabel),las=2)
    # lines(0:100,rep(1,101),col='black');
  }else{
    lines(1:length(vali),vali,type='b',pch=20,col=colors[(i %% length(colors))])
  }
}




# parameters
# Do not modify the variables beginning with "__"
targetmat=list(c(131.94772186366768,34424.00548204888),c(112.92458404896713,0.0),c(142.4711598037148,4425.147932241612),c(140.44742173832114,678.4551749661052))
targetgene="STIMATE"
collabel=c("Plasmid5kCTRL","CcDP")

# set up color using RColorBrewer
#library(RColorBrewer)
#colors <- brewer.pal(length(targetgenelist), "Set1")

colors=c( "#E41A1C", "#377EB8", "#4DAF4A", "#984EA3", "#FF7F00",  "#A65628", "#F781BF",
          "#999999", "#66C2A5", "#FC8D62", "#8DA0CB", "#E78AC3", "#A6D854", "#FFD92F", "#E5C494", "#B3B3B3", 
          "#8DD3C7", "#FFFFB3", "#BEBADA", "#FB8072", "#80B1D3", "#FDB462", "#B3DE69", "#FCCDE5",
          "#D9D9D9", "#BC80BD", "#CCEBC5", "#FFED6F")


## code

targetmatvec=unlist(targetmat)+1
yrange=range(targetmatvec[targetmatvec>0]);
# yrange[1]=1; # set the minimum value to 1
for(i in 1:length(targetmat)){
  vali=targetmat[[i]]+1;
  if(i==1){
    plot(1:length(vali),vali,type='b',las=1,pch=20,main=paste('sgRNAs in',targetgene),ylab='Read counts',xlab='Samples',xlim=c(0.7,length(vali)+0.3),ylim = yrange,col=colors[(i %% length(colors))],xaxt='n',log='y')
    axis(1,at=1:length(vali),labels=(collabel),las=2)
    # lines(0:100,rep(1,101),col='black');
  }else{
    lines(1:length(vali),vali,type='b',pch=20,col=colors[(i %% length(colors))])
  }
}




# parameters
# Do not modify the variables beginning with "__"
targetmat=list(c(127.90024573288034,1141.7286713049011),c(116.16256495359701,825.2850262647399),c(131.94772186366768,946.7993859601618),c(119.40054585822689,3123.93166383647))
targetgene="ACKR4"
collabel=c("Plasmid5kCTRL","CcDP")

# set up color using RColorBrewer
#library(RColorBrewer)
#colors <- brewer.pal(length(targetgenelist), "Set1")

colors=c( "#E41A1C", "#377EB8", "#4DAF4A", "#984EA3", "#FF7F00",  "#A65628", "#F781BF",
          "#999999", "#66C2A5", "#FC8D62", "#8DA0CB", "#E78AC3", "#A6D854", "#FFD92F", "#E5C494", "#B3B3B3", 
          "#8DD3C7", "#FFFFB3", "#BEBADA", "#FB8072", "#80B1D3", "#FDB462", "#B3DE69", "#FCCDE5",
          "#D9D9D9", "#BC80BD", "#CCEBC5", "#FFED6F")


## code

targetmatvec=unlist(targetmat)+1
yrange=range(targetmatvec[targetmatvec>0]);
# yrange[1]=1; # set the minimum value to 1
for(i in 1:length(targetmat)){
  vali=targetmat[[i]]+1;
  if(i==1){
    plot(1:length(vali),vali,type='b',las=1,pch=20,main=paste('sgRNAs in',targetgene),ylab='Read counts',xlab='Samples',xlim=c(0.7,length(vali)+0.3),ylim = yrange,col=colors[(i %% length(colors))],xaxt='n',log='y')
    axis(1,at=1:length(vali),labels=(collabel),las=2)
    # lines(0:100,rep(1,101),col='black');
  }else{
    lines(1:length(vali),vali,type='b',pch=20,col=colors[(i %% length(colors))])
  }
}



dev.off()
Sweave("Comparison_CcDP_to_5k_plasmid_output_summary.Rnw");
library(tools);

texi2dvi("Comparison_CcDP_to_5k_plasmid_output_summary.tex",pdf=TRUE);
